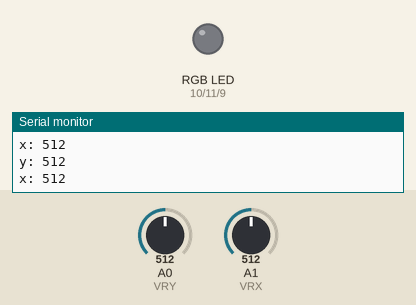
The sketch below on a simulated Arduino Uno, built with avr-gcc and run on an emulated ATmega328P. Shown: an RGB LED mixed from three pins (HIGH = lit), the last lines printed to the serial monitor. The test bench sets the inputs (shaded band); at power-on: A0 (VRY) = 512, A1 (VRX) = 512.

Above: at 1.2 s.
1.3 s: A0 (VRY) set to 110
2.8 s: A0 (VRY) set to 90
At 4.0 s:
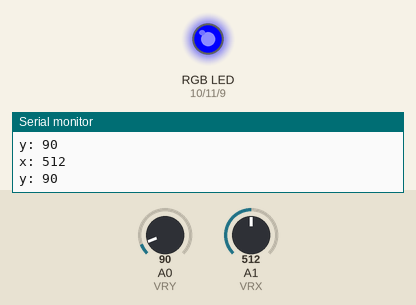
4.3 s: A0 (VRY) set to 592
5.8 s: A0 (VRY) set to 618
At 6.2 s:
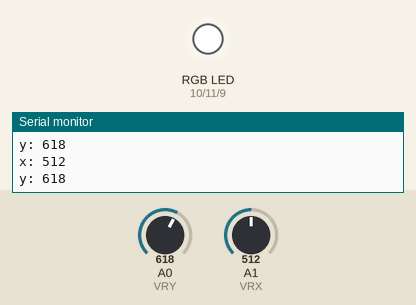
7.3 s: A1 (VRX) set to 11
8.8 s: A1 (VRX) set to 8
Timing chart, 0 to 11.3 s (numbered marks = the images above; inputs shaded):
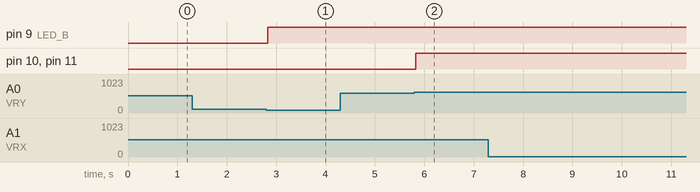

The sketch:

Rocker_control_RGB.ino
```cpp
// (licence header left out)
int VRX = A1; //X axis of rocker connected to analog A1 input
int VRY = A0; //Y axis of rocker connected to analog A0 input
int LED_R = 10;  //LED_R connect arduino digital I/O 10
int LED_G = 11;  //LED_G connect arduino digital I/O 11
int LED_B = 9;   //LED_B connect arduino digital I/O 9
int x = 0, y = 0;//Define val

/*
* Function       setup
* @author        Jessica
* @date          2019.8.21
* @brief         Initially configure the joystick as the input port, and the RGB lights are all output ports
* @param[in]     void
* @retval        void
* @par History   no
*/
void setup()
{
  pinMode(VRX, INPUT);
  pinMode(VRY, INPUT);
  pinMode(LED_R, OUTPUT);
  pinMode(LED_G, OUTPUT);
  pinMode(LED_B, OUTPUT);
  Serial.begin(9600);
}

/*
* Function       loop
* @author        Jessica
* @date          2019.8.21
* @brief         Remotely switch between different directions and light up different colors
* @param[in]     void
* @retval        void
* @par History   no
*/
void loop()
{
  x = analogRead(VRX); //Read the analog voltage value of A0 and assign it to x
  y = analogRead(VRY); //Read the analog voltage value of A1 and assign it to y
  Serial.print("x: "); //Serial printing to view the X axis value of the rocker
  Serial.println(x);
  Serial.print("y: "); //Serial printing to view the Y axis value of the rocker
  Serial.println(y);
    if (x < 100)
    {
        digitalWrite(LED_R, HIGH);//Set the digital interface value to high and light up red
        digitalWrite(LED_G, LOW);
        digitalWrite(LED_B, LOW);
    }
    if (x > 600)
    {
        digitalWrite(LED_R, LOW);
        digitalWrite(LED_G, HIGH);//Set the digital interface value to high and light up green
        digitalWrite(LED_B, LOW);
    }
    if (y < 100)
    {
        digitalWrite(LED_R, LOW);
        digitalWrite(LED_G, LOW);
        digitalWrite(LED_B, HIGH);//Set the digital interface value to high and light up blue
    }
	if (y > 600)
	{
		digitalWrite(LED_R, HIGH);//Set the digital interface value to high and light up red
		digitalWrite(LED_G, HIGH);//Set the digital interface value to high and light up green
		digitalWrite(LED_B, HIGH);//Set the digital interface value to high and light up blue
	}
}
```

Measured:
- the behaviour switches between 100 and 99 on A0 (VRY) (found by bisection; images 0 and 1)
- the behaviour switches between 600 and 601 on A0 (VRY) (found by bisection; images 1 and 2)
- after the input at 2.8 s, pin 9 (LED_B): LOW → HIGH at once
- after the input at 5.8 s, pin 10 (LED_R), pin 11 (LED_G): LOW → HIGH at once
